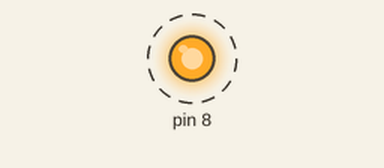
This sketch was run on a simulated Arduino Uno, built with avr-gcc and run on an emulated ATmega328P. Shown: output pins drawn as LEDs (lit = HIGH). Dashed ring = blinking.

Above: at 0.5 s.
Timing chart, 0 to 4.6 s (numbered marks = the images above):
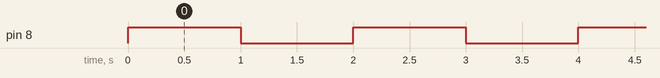

The sketch:

BlinkLED.ino
```cpp
#include <Arduino.h>

void setup() {
  // Initialize digital pin IO8 as an output
  pinMode(8, OUTPUT);
}

void loop() {
  digitalWrite(8, HIGH);   // Turn the LED on
  delay(1000);             // Wait for a second
  digitalWrite(8, LOW);    // Turn the LED off
  delay(1000);             // Wait for a second
}
```

Measured:
- by itself, pin 8: alternates HIGH for 1.0 s and LOW for 1.0 s
